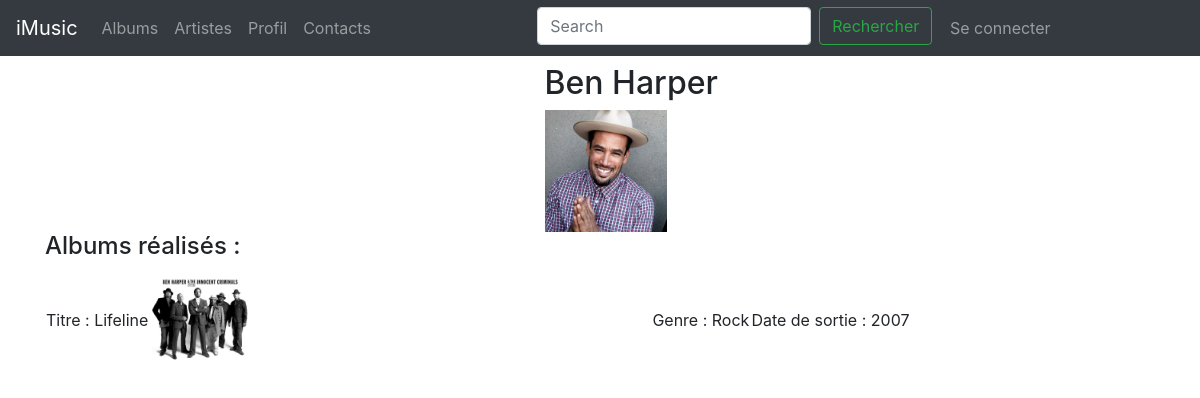
/artiste/infoArtiste/Ben Harper, run on the app's committed database.
### projet/models.py (models this page shows)
class Artiste(db.Model):
	id = db.Column(db.Integer, primary_key=True)
	nom = db.Column(db.String(100))

class Album(db.Model):
	id = db.Column(db.Integer, primary_key=True)
	genre = db.Column(db.String(100))
	image = db.Column(db.String(100))
	titre = db.Column(db.String(100))
	dateSortie = db.Column(db.String(100))
	artiste_id = db.Column(db.Integer, db.ForeignKey("artiste.id"))
	artiste = db.relationship("Artiste", backref=db.backref("artiste", lazy="dynamic"))

### projet/views.py (the view)
@app.route("/artiste/infoArtiste/<art>")
def afficherInfoArtiste(art):
	listeAlb= get_artiste_albums(art)
	return render_template("info-artiste.html",
		nomA=art,
		listeAlb=listeAlb)

### projet/models.py (called while the page is built)
def get_artiste_albums(art):
	listeA = Artiste.query.all()
	listeAl= Album.query.all()
	liste=[]
	for a in listeA :
			if a.nom == art:
				for b in listeAl:
					if b.artiste_id == a.id :
						liste.append(b)
	return liste

### projet/templates/info-artiste.html
{% extends "base.html" %}
{% block styles %}
{{ super() }}
<link rel="stylesheet"
href="{{ url_for('static', filename='info-artiste.css') }}"/>
{% endblock %}
{% block main %}
<section id="se">
  <h1> Information </h1>
  <h2> {{ nomA }} </h1>
  <img width="20%" src="{{ url_for('static', filename='Images/Artiste/'+nomA+'.jpg')}}"alt="Image non trouvée">
</section>
  <h4> Albums réalisés : </h4>
      {% for a in listeAlb %}
      <table>
        <td>Titre : {{ a.titre }} </td>
        <td> <img width="20%" src="{{ url_for('static', filename='Images/Album/'+a.image)}}"alt="Image non trouvée"> </td>
        <td> Genre : {{ a.genre }}</td>
        <td> Date de sortie : {{ a.dateSortie }}</td>
      </table>
      {% endfor %}
{% endblock %}

### projet/static/base.css (style rules this page uses)
h1 { text-align: center; }

### projet/static/info-artiste.css (style rules this page uses)
#se { padding-left: 45% }
table { display: flex; flex-wrap: nowrap; }

### data on the page
Artiste: nom "Ben Harper"
Album: titre "Lifeline", image (picture), genre "Rock", dateSortie "2007"
